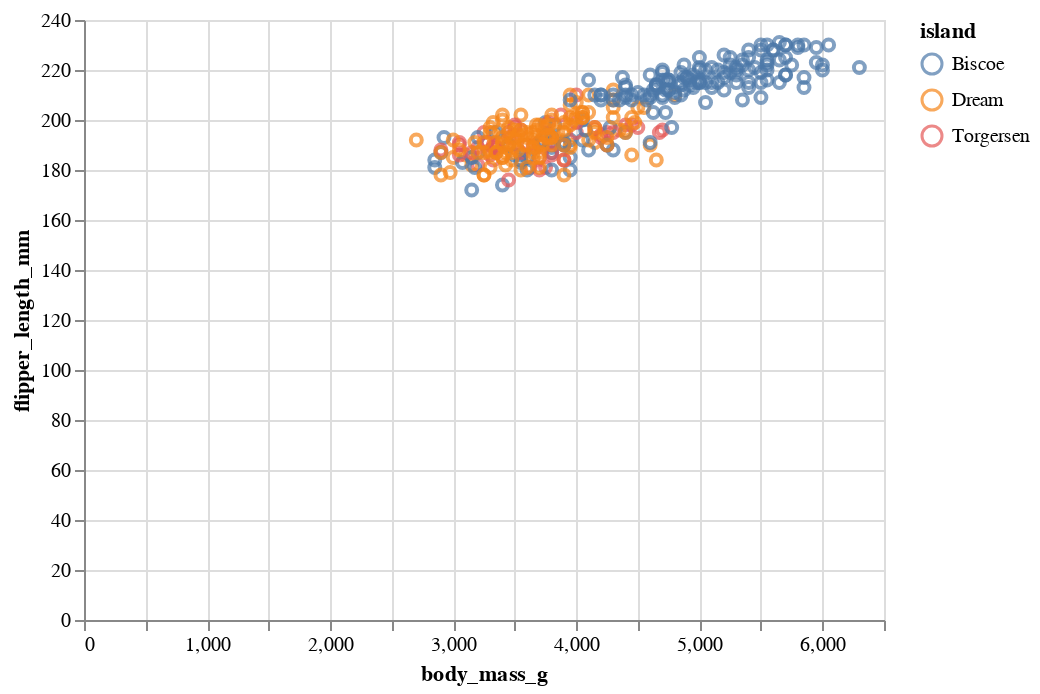

The cell this chart's notebook holds for it:
### Markdown cell above
At this point, we have a normal 2D scatter plot. Relative to `matplotlib`, the syntax looks maybe unusual; but, there is a nice logic to it. 

Let's make two jumps now, adding a color and also getting some of the true power of Altair by making the plot interactive. Again, do this with your second dataset. Here's how you do that:

### Code cell
# alt.Chart(cars).mark_point().encode(
#     x='Horsepower',
#     y='Miles_per_Gallon',
#     color='Origin',
# ).interactive()

alt.Chart(penguins).mark_point().encode(
    x='body_mass_g',
    y='flipper_length_mm',
    color='island',
).interactive()

### Figure 1 — Vega-Lite specification as saved in the notebook (floating-point values rounded to 4 significant figures; data arrays with more than 128 entries replaced by an {"elided": "..."} marker saying what was removed)
{"config": {"view": {"continuousWidth": 400, "continuousHeight": 300}}, "data": {"name": "data-6503fb4fbd21ca2400956d2086879525"}, "mark": "point", "encoding": {"color": {"type": "nominal", "field": "island"}, "x": {"type": "quantitative", "field": "body_mass_g"}, "y": {"type": "quantitative", "field": "flipper_length_mm"}}, "selection": {"selector014": {"type": "interval", "bind": "scales", "encodings": ["x", "y"]}}, "$schema": "https://vega.github.io/schema/vega-lite/v4.8.1.json", "datasets": {"data-6503fb4fbd21ca2400956d2086879525": {"elided": "344 records"}}}
